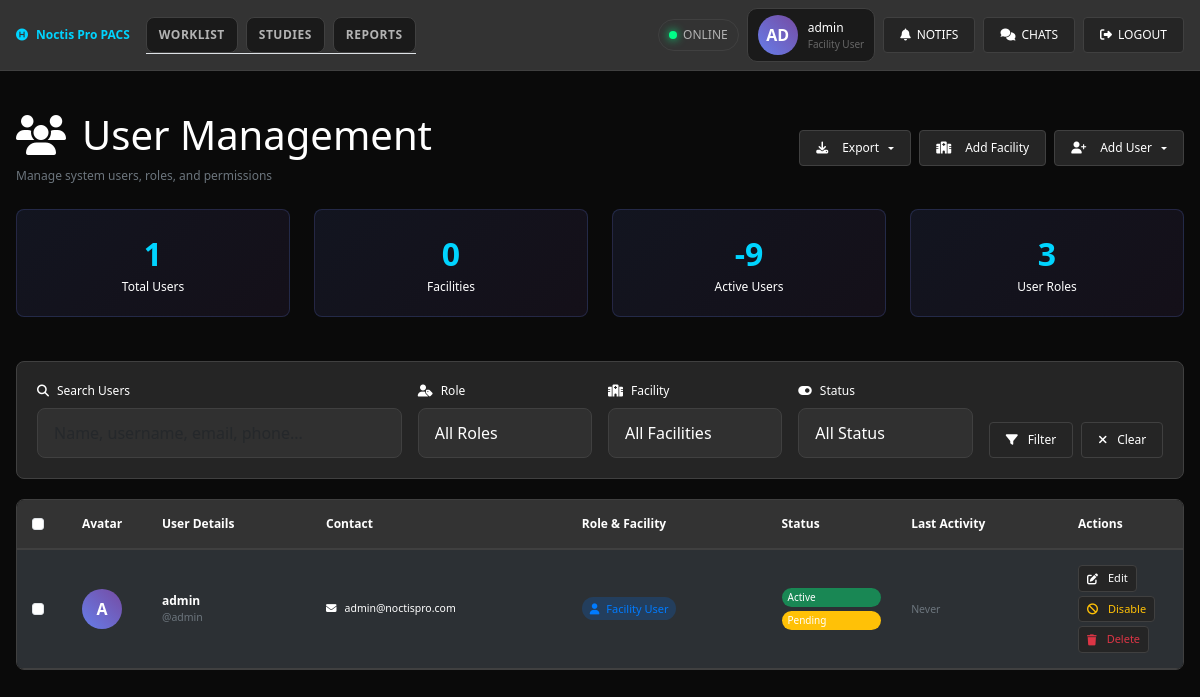
Page /admin-panel/users/ (signed in) on the committed database.
### accounts/models.py (models this page shows, shortened)
class User(AbstractUser):
    USER_ROLES = (
        ('admin', 'Administrator'),
        ('radiologist', 'Radiologist'),
        ('facility', 'Facility User'),
    )
    role = models.CharField(max_length=20, choices=USER_ROLES, default='facility')
    facility = models.ForeignKey(Facility, on_delete=models.CASCADE, null=True, blank=True)
    phone = models.CharField(max_length=20, blank=True)
    license_number = models.CharField(max_length=100, blank=True)
    specialization = models.CharField(max_length=100, blank=True)
    is_verified = models.BooleanField(default=False)
    last_login_ip = models.GenericIPAddressField(null=True, blank=True)
    created_at = models.DateTimeField(auto_now_add=True)
    updated_at = models.DateTimeField(auto_now=True)
    def is_admin(self):
        if getattr(self, 'is_superuser', False) or getattr(self, 'is_staff', False):
            return True
        return self.role == 'admin'

### admin_panel/views.py (the view, shortened to what this page needs)
# urls.py: path('users/', views.user_management, name='user_management'),
@login_required
@user_passes_test(is_admin)
def user_management(request):
    users = User.objects.select_related('facility').all()
    search_query = request.GET.get('search', '')
    role_filter = request.GET.get('role', '')
    if role_filter:
        users = users.filter(role=role_filter)
    facility_filter = request.GET.get('facility', '')
    if facility_filter:
        users = users.filter(facility_id=facility_filter)
    status_filter = request.GET.get('status', '')
    if status_filter == 'active':
        users = users.filter(is_active=True)
    elif status_filter == 'inactive':
        users = users.filter(is_active=False)
    elif status_filter == 'verified':
        users = users.filter(is_verified=True)
    elif status_filter == 'unverified':
        users = users.filter(is_verified=False)
    export_format = request.GET.get('export', '')
    if export_format:
        return export_users(users, export_format)
    paginator = Paginator(users, 20)
    page_number = request.GET.get('page')
    users_page = paginator.get_page(page_number)
    facilities = Facility.objects.filter(is_active=True)
    context = {
        'users': users_page,
        'facilities': facilities,
        'search_query': search_query,
        'role_filter': role_filter,
        'facility_filter': facility_filter,
        'user_roles': User.USER_ROLES,
    }
    return render(request, 'admin_panel/user_management.html', context)

### templates/admin_panel/user_management.html (shortened to what this page needs)
{% load static %}
<!DOCTYPE html>
<html lang="en">
<head>
    <link href="https://cdn.jsdelivr.net/npm/bootstrap@5.3.0/dist/css/bootstrap.min.css" rel="stylesheet">
    <link href="https://cdnjs.cloudflare.com/ajax/libs/font-awesome/6.4.0/css/all.min.css" rel="stylesheet">
</head>
<body>
    <div class="dashboard-container">
        <nav class="top-navbar">
            <div class="nav-left">
                <div class="logo">
                    <i class="fas fa-hospital-symbol"></i>
                    Noctis Pro PACS
                </div>
                <div class="nav-tabs">
                    <div class="nav-tab" onclick="window.location.href='{% url 'worklist:dashboard' %}'">WORKLIST</div>
                    <div class="nav-tab" onclick="window.location.href='{% url 'worklist:study_list' %}'">STUDIES</div>
                    <div class="nav-tab" onclick="window.location.href='{% url 'reports:report_list' %}'">REPORTS</div>
                </div>
            </div>
            <div class="nav-right">
                <div class="status-indicator">
                    <div class="status-dot"></div>
                    <span>ONLINE</span>
                </div>
                <div class="user-info">
                    <div class="user-avatar">{{ user.get_full_name|default:user.username|slice:":2"|upper }}</div>
                    <div>
                        <div>{{ user.get_full_name|default:user.username }}</div>
                        <div style="color: var(--text-muted); font-size: 10px;">{% if user.role == 'admin' %}Administrator{% elif user.role == 'radiologist' %}Radiologist{% else %}Facility User{% endif %}</div>
                    </div>
                </div>
                <button type="button" class="btn-control" onclick="window.location.href='{% url 'notifications:notification_list' %}'"   title="Notifications">
                    <i class="fas fa-bell"></i> NOTIFS <span id="notifBadge" style="display:none">0</span>
                </button>
                <button type="button" class="btn-control" onclick="window.location.href='{% url 'chat:chat_rooms' %}'"   title="Chats">
                    <i class="fas fa-comments"></i> CHATS
                </button>
                {% if user.is_authenticated %}
                <button type="button" class="btn-control" onclick="window.location.href='{% url 'accounts:logout' %}'"   title="Logout">
                    <i class="fas fa-sign-out-alt"></i> LOGOUT
                </button>
                {% endif %}
            </div>
        </nav>
        <div class="main-content">
<div class="py-4">
    <div class="row mb-4">
        <div class="col-12">
            <div class="d-flex justify-content-between align-items-center flex-wrap">
                <div>
                    <h1 class="text-white mb-2">
                        <i class="fas fa-users me-3"></i>User Management
                    </h1>
                    <p class="text-secondary mb-0">Manage system users, roles, and permissions</p>
                </div>
                <div class="d-flex gap-2 flex-wrap">
                    <div class="export-dropdown">
                        <button type="button" class="btn-control dropdown-toggle" data-bs-toggle="dropdown">
                            <i class="fas fa-download me-2"></i>Export
                        </button>
                    </div>
                    <a href="{% url 'admin_panel:facility_create' %}" class="btn-control">
                        <i class="fas fa-hospital me-2"></i>Add Facility
                    </a>
                    <div class="btn-group">
                        <button type="button" class="btn-control dropdown-toggle" data-bs-toggle="dropdown" aria-expanded="false" id="addUserDropdown">
                            <i class="fas fa-user-plus me-2"></i>Add User
                        </button>
                    </div>
                </div>
            </div>
        </div>
    </div>
    <div class="row mb-4">
        <div class="col-md-3">
            <div class="stats-card text-center">
                <div class="stats-number">{{ users.paginator.count }}</div>
                <div class="text-white">Total Users</div>
            </div>
        </div>
        <div class="col-md-3">
            <div class="stats-card text-center">
                <div class="stats-number">{{ facilities.count }}</div>
                <div class="text-white">Facilities</div>
            </div>
        </div>
        <div class="col-md-3">
            <div class="stats-card text-center">
                <div class="stats-number">{{ users.paginator.count|add:"-10" }}</div>
                <div class="text-white">Active Users</div>
            </div>
        </div>
        <div class="col-md-3">
            <div class="stats-card text-center">
                <div class="stats-number">3</div>
                <div class="text-white">User Roles</div>
            </div>
        </div>
    </div>
    <div class="filter-card">
        <form method="get" class="row g-3" id="filterForm">
            <div class="col-md-4">
                <label for="search" class="form-label text-white">
                    <i class="fas fa-search me-2"></i>Search Users
                </label>
                <div class="position-relative">
                    <input type="text" class="form-control form-control-medical" id="search" name="search"
                           value="{{ search_query }}" placeholder="Name, username, email, phone..."
                           autocomplete="off">
                </div>
            </div>
            <div class="col-md-2">
                <label for="role" class="form-label text-white">
                    <i class="fas fa-user-tag me-2"></i>Role
                </label>
                <select class="form-select form-control-medical" id="role" name="role">
                    <option value="">All Roles</option>
                </select>
            </div>
            <div class="col-md-2">
                <label for="facility" class="form-label text-white">
                    <i class="fas fa-hospital me-2"></i>Facility
                </label>
                <select class="form-select form-control-medical" id="facility" name="facility">
                    <option value="">All Facilities</option>
                </select>
            </div>
            <div class="col-md-2">
                <label for="status" class="form-label text-white">
                    <i class="fas fa-toggle-on me-2"></i>Status
                </label>
                <select class="form-select form-control-medical" id="status" name="status">
                    <option value="">All Status</option>
                </select>
            </div>
            <div class="col-md-2 d-flex align-items-end">
                <div class="d-flex gap-2 w-100">
                    <button type="submit" class="btn-control flex-fill">
                        <i class="fas fa-filter me-1"></i>Filter
                    </button>
                    <a href="{% url 'admin_panel:user_management' %}" class="btn-control">
                        <i class="fas fa-times me-1"></i>Clear
                    </a>
                </div>
            </div>
        </form>
    </div>
    <div class="user-table">
        <table class="table table-dark table-striped mb-0">
            <thead>
                <tr>
                    <th width="50">
                        <input type="checkbox" class="form-check-input" id="selectAll">
                    </th>
                    <th width="80">Avatar</th>
                    <th>User Details</th>
                    <th>Contact</th>
                    <th>Role & Facility</th>
                    <th>Status</th>
                    <th>Last Activity</th>
                    <th width="120">Actions</th>
                </tr>
            </thead>
            <tbody>
                {% for user in users %}
                <tr>
                    <td>
                        <input type="checkbox" class="form-check-input user-checkbox" value="{{ user.id }}">
                    </td>
                    <td>
                        <div class="user-avatar">
                            {{ user.first_name|first|default:user.username|first|upper }}{{ user.last_name|first|upper }}
                        </div>
                    </td>
                    <td>
                        <div>
                            {% if not user.first_name and not user.last_name %}
                                <strong class="text-white">{{ user.username }}</strong>
                            {% endif %}
                        </div>
                        <div class="small text-secondary">@{{ user.username }}</div>
                    </td>
                    <td>
                        <div class="small text-white">
                            <i class="fas fa-envelope me-2"></i>{{ user.email|default:"No email" }}
                        </div>
                    </td>
                    <td>
                        <span class="role-badge role-{{ user.role }}">
                            {% if user.role == 'admin' %}
                                <i class="fas fa-user-shield me-1"></i>
                            {% elif user.role == 'radiologist' %}
                                <i class="fas fa-user-md me-1"></i>
                            {% else %}
                                <i class="fas fa-user me-1"></i>
                            {% endif %}
                            {{ user.get_role_display }}
                        </span>
                    </td>
                    <td>
                        <div class="d-flex flex-column gap-1">
                            <span class="user-status-badge {% if user.is_active %}bg-success{% else %}bg-danger{% endif %}">
                                {% if user.is_active %}Active{% else %}Inactive{% endif %}
                            </span>
                            <span class="user-status-badge {% if user.is_verified %}bg-info{% else %}bg-warning{% endif %}">
                                {% if user.is_verified %}Verified{% else %}Pending{% endif %}
                            </span>
                        </div>
                    </td>
                    <td>
                        {% if user.last_login %}
                            <div class="last-login">
                                <i class="fas fa-clock me-1"></i>{{ user.last_login|timesince }} ago
                            </div>
                            {% if user.last_login_ip %}
                                <div class="small text-secondary">
                                    <i class="fas fa-map-marker-alt me-1"></i>{{ user.last_login_ip }}
                                </div>
                            {% endif %}
                        {% else %}
                            <span class="text-secondary small">Never</span>
                        {% endif %}
                    </td>
                    <td>
                        <div class="btn-group-vertical" role="group">
                            <a href="{% url 'admin_panel:user_edit' user.id %}" class="btn-control btn-sm mb-1">
                                <i class="fas fa-edit me-1"></i>Edit
                            </a>
                            {% if user.is_active %}
                                <button type="button" class="btn-control btn-sm text-warning mb-1" onclick="toggleUserStatus({{ user.id }}, false)"  >
                                    <i class="fas fa-ban me-1"></i>Disable
                                </button>
                            {% else %}
                                <button type="button" class="btn-control btn-sm text-success mb-1" onclick="toggleUserStatus({{ user.id }}, true)"  >
                                    <i class="fas fa-check me-1"></i>Enable
                                </button>
                            {% endif %}
                            <button type="button" class="btn-control btn-sm text-danger" onclick="deleteUser({{ user.id }}, '{{ user.username|escapejs }}')"  >
                                <i class="fas fa-trash me-1"></i>Delete
                            </button>
                        </div>
                    </td>
                </tr>
                {% endfor %}
            </tbody>
        </table>
    </div>
</div>
        </div>
    </div>
</body>
</html>

### rows in the picture
User: get_full_name "AD", get_full_name "admin", first_name|first "A", username "admin", email "admin@noctispro.com", role "Facility User", is_active "Active", is_verified "Pending", shows "Never"

### other values in the picture
{{ users.paginator.count }} "1"
{{ facilities.count }} "0"
{{ users.paginator.count|add:"-10" }} "-9"
